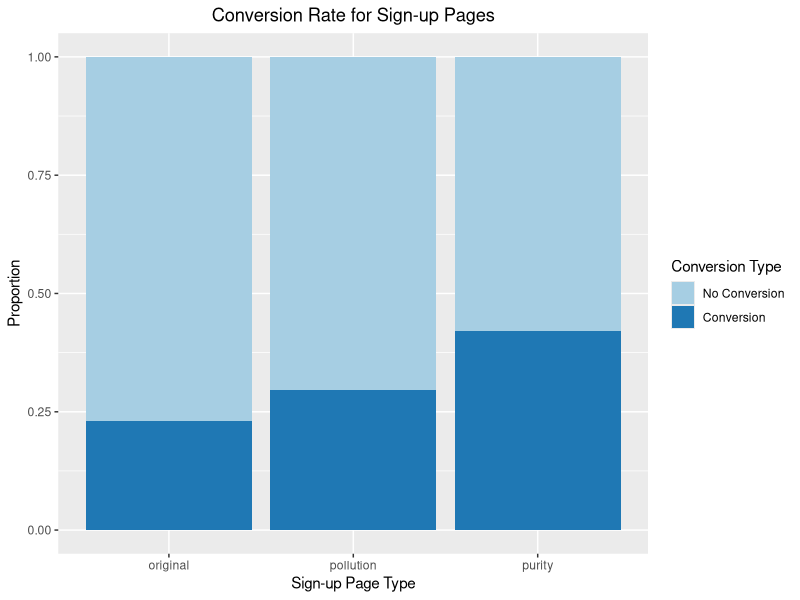

This chart was generated by the following R code:
## ---- chunk 1
library(dplyr); library(ggplot2)
## ---- chunk 2
bi_dist_orig <- data_frame(signup=rbinom(200, 1, .22))

bi_dist_pollu <- data_frame(signup=rbinom(200, 1, .28))

bi_dist_natur <- data_frame(signup=rbinom(200, 1, .42))
## ---- chunk 3
bi_dist_orig <- data_frame(signup=c(0,	0,	0,	0,	0,	0,	0,	0,	0,	0,	0,	0,	0,	0,	1,	0,	1,	0,	0,	1,	1,	0,	0,	0,	0,	1,	0,	0,	1,	1,	0,	0,	1,	0,	0,	0,	0,	1,	0,	0,	0,	1,	0,	0,	0,	0,	0,	1,	0,	0,	1,	1,	0,	0,	1,	0,	0,	0,	0,	0,	1,	0,	0,	0,	0,	0,	0,	1,	1,	1,	1,	0,	0,	0,	0,	0,	1,	0,	0,	0,	0,	0,	0,	0,	0,	0,	0,	0,	0,	0,	1,	0,	0,	0,	1,	0,	0,	0,	1,	0,	0,	0,	0,	0,	0,	1,	1,	0,	0,	0,	0,	0,	0,	0,	0,	0,	0,	0,	0,	0,	0,	0,	0,	0,	0,	0,	0,	0,	0,	0,	0,	1,	0,	0,	0,	1,	0,	0,	0,	0,	1,	1,	0,	1,	1,	0,	0,	0,	0,	0,	1,	0,	1,	0,	0,	0,	0,	0,	0,	1,	0,	0,	1,	0,	0,	0,	0,	0,	0,	0,	1,	0,	1,	0,	1,	0,	0,	0,	0,	0,	0,	0,	1,	1,	1,	0,	0,	0,	0,	1,	1,	0,	1,	0,	0,	0,	0,	1,	1,	0))

bi_dist_pollu <- data_frame(signup=c(1,	0,	1,	0,	0,	0,	1,	1,	0,	0,	0,	0,	0,	0,	1,	0,	1,	0,	0,	0,	0,	0,	0,	1,	0,	0,	1,	1,	1,	1,	0,	0,	1,	0,	1,	0,	0,	1,	0,	1,	0,	0,	0,	1,	1,	0,	1,	0,	0,	1,	0,	0,	1,	1,	0,	0,	0,	0,	0,	0,	0,	0,	0,	0,	0,	0,	1,	1,	0,	1,	0,	0,	0,	1,	0,	1,	0,	0,	0,	0,	0,	0,	1,	0,	0,	1,	1,	1,	0,	0,	0,	0,	1,	1,	1,	0,	0,	0,	0,	0,	0,	0,	0,	1,	1,	1,	1,	1,	1,	1,	0,	0,	0,	1,	0,	0,	0,	0,	0,	0,	0,	1,	0,	1,	0,	0,	0,	0,	0,	0,	0,	0,	1,	0,	0,	0,	0,	0,	0,	0,	0,	0,	1,	1,	0,	0,	0,	0,	1,	0,	0,	0,	0,	1,	0,	1,	1,	0,	0,	0,	0,	0,	1,	0,	0,	0,	0,	0,	0,	0,	0,	0,	0,	1,	0,	0,	0,	0,	1,	0,	1,	0,	1,	0,	0,	1,	0,	1,	1,	0,	0,	1,	0,	0,	0,	0,	0,	0,	0,	0))

bi_dist_natur <- data_frame(signup=c(0,	1,	0,	0,	1,	1,	0,	1,	1,	0,	0,	0,	0,	0,	0,	0,	0,	1,	0,	1,	1,	1,	0,	0,	0,	1,	1,	0,	0,	1,	1,	0,	1,	0,	0,	0,	0,	0,	0,	0,	0,	0,	0,	0,	1,	0,	0,	0,	1,	0,	0,	1,	0,	1,	0,	1,	1,	0,	1,	1,	0,	0,	1,	0,	1,	0,	1,	0,	1,	1,	1,	1,	1,	0,	0,	1,	0,	0,	1,	0,	0,	1,	1,	0,	0,	0,	1,	1,	1,	1,	0,	1,	1,	1,	0,	1,	0,	1,	0,	0,	1,	0,	0,	0,	1,	1,	0,	0,	1,	1,	1,	0,	1,	1,	1,	1,	0,	0,	0,	1,	0,	1,	1,	0,	0,	1,	0,	0,	0,	1,	1,	0,	0,	1,	1,	0,	0,	0,	1,	0,	1,	0,	0,	0,	1,	0,	0,	1,	1,	0,	1,	0,	0,	1,	0,	0,	1,	1,	0,	0,	0,	1,	1,	0,	0,	0,	0,	1,	0,	1,	1,	0,	0,	0,	1,	1,	1,	0,	1,	0,	1,	0,	1,	0,	0,	0,	0,	0,	1,	0,	1,	0,	0,	0,	0,	0,	0,	1,	0,	0))
## ---- chunk 4
bi_dist_orig$pagetype <- "original"
bi_dist_orig$success <- sum(bi_dist_orig$signup)
bi_dist_orig$total <- nrow(bi_dist_orig)

bi_dist_pollu$pagetype <- "pollution"
bi_dist_pollu$success <- sum(bi_dist_pollu$signup)
bi_dist_pollu$total <- nrow(bi_dist_pollu)

bi_dist_natur$pagetype <- "purity"
bi_dist_natur$success <- sum(bi_dist_natur$signup)
bi_dist_natur$total <- nrow(bi_dist_natur)

full_data_success_rates <- rbind(bi_dist_orig[1,], bi_dist_natur[1,], bi_dist_pollu[1,]) %>%
  select(-signup)

## ---- chunk 5
chi_test <- prop.test(full_data_success_rates$success, full_data_success_rates$total)
chi_test
## ---- chunk 6
full_data <- rbind(bi_dist_orig, bi_dist_pollu, bi_dist_natur)
## ---- chunk 7
full_data %>%
  ggplot(aes(x = as.factor(pagetype), fill = as.factor(signup))) + 
  geom_bar(position = "fill") + 
  scale_fill_brewer(name="Conversion Type", palette="Paired", labels=c("No Conversion","Conversion")) +
  theme(plot.title = element_text(hjust = 0.5)) +
  labs(title = "Conversion Rate for Sign-up Pages",
       x = "Sign-up Page Type", 
       y = "Proportion")
## ---- chunk 8
multi_comp <- pairwise.prop.test(full_data_success_rates$success, full_data_success_rates$total, 
                                 p.adjust.method = "bonferroni")
multi_comp$p.value
## ---- chunk 9
full_data_success_rates$fail <- abs(full_data_success_rates$success - full_data_success_rates$total)

full_data_success_rates$pagetype <- NULL
full_data_success_rates$total <- NULL
## ---- chunk 10
k <- 3 
r <- 200 

cramer_v <- unname(sqrt((chi_test$statistic/600)/min(k - 1, r - 1)))
cramer_v
## ---- chunk 11
library(pwr)
pwr_chi <- pwr.chisq.test(w = cramer_v, N = 600, 
                          df = chi_test$parameter, 
                          sig.level = 0.05, power = NULL)
pwr_chi
## ---- chunk 12
glm_fit <- glm(signup ~ pagetype, data=full_data, family=binomial)
summary(glm_fit)
